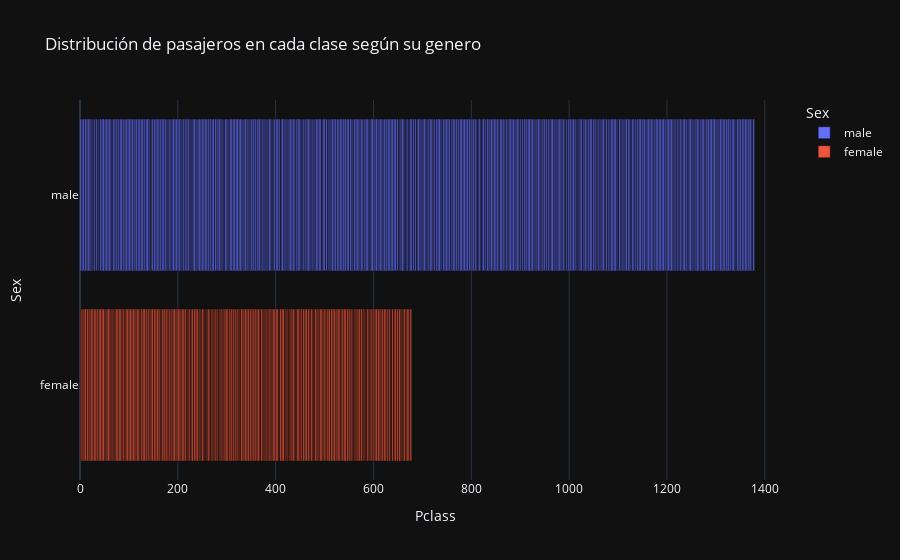

Write notebook code for a chart like this one.
### Markdown cell above
#### Distribución de pasajeros en cada clase según su genero

### Code cell
fig = px.bar(titanic,
                x='Pclass', y='Sex', title='Distribución de pasajeros en cada clase según su genero ',
                template="plotly_dark", color='Sex')

fig.show()

### Figure 1 — Plotly figure (JSON) as saved in the notebook; plotly's stock layout.template omitted (floating-point values rounded to 4 significant figures; data arrays with more than 128 entries replaced by an {"elided": "..."} marker saying what was removed)
{"data": [{"alignmentgroup": "True", "hovertemplate": "Sex=%{y}<br>Pclass=%{x}<extra></extra>", "legendgroup": "male", "marker": {"color": "#636efa", "pattern": {"shape": ""}}, "name": "male", "offsetgroup": "male", "orientation": "h", "showlegend": true, "textposition": "auto", "type": "bar", "x": {"elided": "577 int values"}, "xaxis": "x", "y": {"elided": "577 str values"}, "yaxis": "y"}, {"alignmentgroup": "True", "hovertemplate": "Sex=%{y}<br>Pclass=%{x}<extra></extra>", "legendgroup": "female", "marker": {"color": "#EF553B", "pattern": {"shape": ""}}, "name": "female", "offsetgroup": "female", "orientation": "h", "showlegend": true, "textposition": "auto", "type": "bar", "x": {"elided": "314 int values"}, "xaxis": "x", "y": {"elided": "314 str values"}, "yaxis": "y"}], "layout": {"barmode": "relative", "legend": {"title": {"text": "Sex"}, "tracegroupgap": 0}, "title": {"text": "Distribución de pasajeros en cada clase según su genero "}, "xaxis": {"anchor": "y", "domain": [0, 1], "title": {"text": "Pclass"}}, "yaxis": {"anchor": "x", "categoryarray": ["female", "male"], "categoryorder": "array", "domain": [0, 1], "title": {"text": "Sex"}}}}
